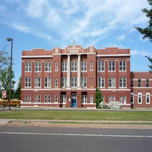
%> input picture school.bmp, 152 x 152 px, shrunk from 512 x 512 before the run
$ octave e_school_all_cbc.m   (GNU Octave 9; MATLAB toolbox functions it lacks are replaced by stand-ins)
%> lines starting %> are read from the running program, lines starting %| are printed output that depends on the picture
school_original=imread('school.bmp');
%> school_original is the input picture: size 152x152x3 uint8; mean R, G, B 141.8, 146.3, 152.3
b=school_original;
school_m = imread("c:\Users\issa_\OneDrive\PPU University\Semester 8\MatLab\School\All\With CBC\m_encrypted.png");
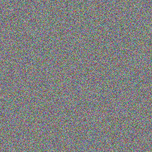
%> input picture School/All/With CBC/m_encrypted.png, 152 x 152 px, shrunk from 512 x 512 before the run
%> school_m is the input picture: size 152x152x3 uint8; mean R, G, B 127.3, 127.6, 127.4
school_mc = imread("c:\Users\issa_\OneDrive\PPU University\Semester 8\MatLab\School\All\With CBC\mc_encrypted.png");
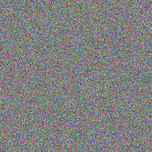
%> input picture School/All/With CBC/mc_encrypted.png, 152 x 152 px, shrunk from 512 x 512 before the run
%> school_mc is the input picture: size 152x152x3 uint8; mean R, G, B 127.2, 127.7, 127.4
school_mcp = imread("c:\Users\issa_\OneDrive\PPU University\Semester 8\MatLab\School\All\With CBC\mcp_encrypted.png");
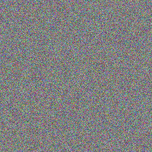
%> input picture School/All/With CBC/mcp_encrypted.png, 152 x 152 px, shrunk from 512 x 512 before the run
%> school_mcp is the input picture: size 152x152x3 uint8; mean R, G, B 127.4, 127.4, 127.6
school_mcpb = imread("c:\Users\issa_\OneDrive\PPU University\Semester 8\MatLab\School\All\With CBC\mcpb_encrypted.png");
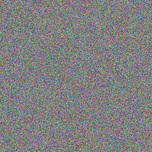
%> input picture School/All/With CBC/mcpb_encrypted.png, 152 x 152 px, shrunk from 512 x 512 before the run
%> school_mcpb is the input picture: size 152x152x3 uint8; mean R, G, B 127.6, 127.5, 127.5

barbara_mcpb = imread("school.bmp");
NPCR_and_UACI(school_mcpb,barbara_mcpb);
%> (this line was passed over: NPCR_and_UACI is not available in this run)

school_original_r = school_original(:,:,1);
original_r_ir = entropy(school_original_r);
%> original_r_ir = 7.27
school_original_g = school_original(:,:,2);
original_g_ir = entropy(school_original_g);
%> original_g_ir = 7.46
school_original_b = school_original(:,:,3);
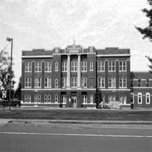
%> school_original_b: size 152x152 uint8; min 0, max 255, mean 152.3
original_b_ir = entropy(school_original_b);
%> original_b_ir = 7.36
%%%%%%%%%%%%%%%%%%%%%%%%%%%%%%%%%%%%%%%%%%%%
%%%%%%%%   Coofficient Coorelation  %%%%%%%%
%%%%%%%%%%%%%%%%%%%%%%%%%%%%%%%%%%%%%%%%%%%%
%%%%%%%%        school_original_r     %%%%%%%%
%%%%%%%%%%%%%%%%%%%%%%%%%%%%%%%%%%%%%%%%%%%%
IA=im2double(school_original_r);
school_original_r_cc_d = corrcoef(IA(1:end-1, 1:end-1), IA(2:end, 2:end));
%> school_original_r_cc_d = [1 0.7; 0.7 1]
school_original_r_cc_d =school_original_r_cc_d(1,2)
%> school_original_r_cc_d = 0.7
school_original_r_cc_v = corrcoef(IA(1:end-1, :), IA(2:end, :));
%> school_original_r_cc_v = [1 0.823; 0.823 1]
school_original_r_cc_v = school_original_r_cc_v(1,2);
%> school_original_r_cc_v = 0.823
school_original_r_cc_h = corrcoef(IA(:, 1:end-1, :), IA(:, 2:end));
%> school_original_r_cc_h = [1 0.849; 0.849 1]
school_original_r_cc_h = school_original_r_cc_h(1,2);
%> school_original_r_cc_h = 0.849

figure('visible','off');
subplot(1,1,1)
plot(IA(1:end-1, 1:end-1), IA(2:end, 2:end),'r'),title(sprintf('%s Horizontal Orginal image',b));
saveas(gcf,sprintf('CC/school/Original/r_h.png',i));
figure('visible','off');
subplot(1,1,1)
plot(IA(1:end-1, :), IA(2:end, :),'r'),title(sprintf('%s Vertical Orginal image',b));
saveas(gcf,sprintf('CC/school/Original/r_v.png',i));
figure('visible','off');
subplot(1,1,1)
plot(IA(:, 1:end-1, :), IA(:, 2:end),'r'),title(sprintf('%s Diagonal Orginal image',b));
saveas(gcf,sprintf('CC/school/Original/r_d.png',i));
%pause(10);
%%%%%%%%%%%%%%%%%%%%%%%%%%%%%%%%%%%%%%%%%%%%
%%%%%%%%        school_original_g     %%%%%%%%
%%%%%%%%%%%%%%%%%%%%%%%%%%%%%%%%%%%%%%%%%%%%
IA=im2double(school_original_g);
school_original_g_c_d = corrcoef(IA(1:end-1, 1:end-1), IA(2:end, 2:end));
%> school_original_g_c_d = [1 0.811; 0.811 1]
school_original_g_c_d = school_original_g_c_d(1,2);
%> school_original_g_c_d = 0.811
school_original_g_c_v = corrcoef(IA(1:end-1, :), IA(2:end, :));
%> school_original_g_c_v = [1 0.884; 0.884 1]
school_original_g_c_v = school_original_g_c_v(1,2);
%> school_original_g_c_v = 0.884
school_original_g_c_h = corrcoef(IA(:, 1:end-1, :), IA(:, 2:end));
%> school_original_g_c_h = [1 0.91; 0.91 1]
school_original_g_c_h = school_original_g_c_h(1,2);
%> school_original_g_c_h = 0.91
figure('visible','off');
subplot(1,1,1)
plot(IA(1:end-1, 1:end-1), IA(2:end, 2:end),'g'),title(sprintf('%s Horizontal Orginal image',b));
saveas(gcf,sprintf('CC/school/Original/g_h.png',i));
figure('visible','off');
subplot(1,1,1)
plot(IA(1:end-1, :), IA(2:end, :),'g'),title(sprintf('%s Vertical Orginal image',b));
saveas(gcf,sprintf('CC/school/Original/g_v.png',i));
figure('visible','off');
subplot(1,1,1)
plot(IA(:, 1:end-1, :), IA(:, 2:end),'g'),title(sprintf('%s Diagonal Orginal image',b));
%> after `title(sprintf('%s Diagonal Orginal image',b))`:
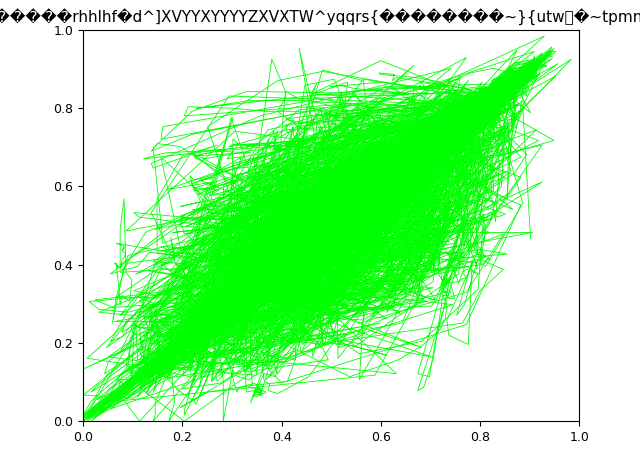
%> figure redrawn from the program's plot data
saveas(gcf,sprintf('CC/school/Original/g_d.png',i));
%pause(10);
%%%%%%%%%%%%%%%%%%%%%%%%%%%%%%%%%%%%%%%%%%%%
%%%%%%%%        school_original_b     %%%%%%%%
%%%%%%%%%%%%%%%%%%%%%%%%%%%%%%%%%%%%%%%%%%%%
IA=im2double(school_original_b);
school_original_b_c_d = corrcoef(IA(1:end-1, 1:end-1), IA(2:end, 2:end));
%> school_original_b_c_d = [1 0.889; 0.889 1]
school_original_b_c_d =school_original_b_c_d(1,2);
%> school_original_b_c_d = 0.889
school_original_b_c_v = corrcoef(IA(1:end-1, :), IA(2:end, :));
%> school_original_b_c_v = [1 0.932; 0.932 1]
school_original_b_c_v = school_original_b_c_v(1,2);
%> school_original_b_c_v = 0.932
school_original_b_c_h = corrcoef(IA(:, 1:end-1, :), IA(:, 2:end));
%> school_original_b_c_h = [1 0.946; 0.946 1]
school_original_b_c_h = school_original_b_c_h(1,2);
%> school_original_b_c_h = 0.946
figure('visible','off');
subplot(1,1,1)
plot(IA(1:end-1, 1:end-1), IA(2:end, 2:end),'b'),title(sprintf('%s Horizontal Orginal image',b));
saveas(gcf,sprintf('CC/school/Original/b_h.png',i));
figure('visible','off');
subplot(1,1,1)
plot(IA(1:end-1, :), IA(2:end, :),'b'),title(sprintf('%s Vertical Orginal image',b));
saveas(gcf,sprintf('CC/school/Original/b_v.png',i));
figure('visible','off');
subplot(1,1,1)
plot(IA(:, 1:end-1, :), IA(:, 2:end),'b'),title(sprintf('%s Diagonal Orginal image',b));
saveas(gcf,sprintf('CC/school/Original/b_d.png',i));
%pause(10);
%%%%%%%%%%%%%%%%%%%%%%%%%%%%%%%%%%%%%%%%%%%%
%%%%%%%%       Original Histogram   %%%%%%%%
%%%%%%%%%%%%%%%%%%%%%%%%%%%%%%%%%%%%%%%%%%%%
original_histogram_r = histogram(school_original_r);
%> figure, not shown here; tallest bar 1245 high, from x = 135 to 140
saveas(gcf,sprintf('school_original_histogram_r.png',i));
original_histogram_g = histogram(school_original_g);
%> figure, not shown here; tallest bar 1397 high, from x = 105 to 110
saveas(gcf,sprintf('school_original_histogram_g.png',i));
original_histogram_b = histogram(school_original_b);
%> figure, not shown here; tallest bar 3064 high, from x = 230 to 240
saveas(gcf,sprintf('school_original_histogram_b.png',i));
%%%%%%%%%%%%%%%%%%%%%%%%%%%%%%%%%%%%%%%%%%%%

%%%%%%%%%%%%%%%%%%%%%%%%%%%%%%%%%%%%%%%%%%%%
%%%%%%%%%%          M           %%%%%%%%%%%%
%%%%%%%%%%%%%%%%%%%%%%%%%%%%%%%%%%%%%%%%%%%%
%%%%%%%%%%          R           %%%%%%%%%%%%
school_m_r = school_m(:,:,1);
m_r_ie = entropy(school_m_r);
%> m_r_ie = 6.33
m_r_cc = corr2(school_m_r,school_original_r);
%> m_r_cc = -0.00943
m_r_mse = immse(school_m_r,school_original_r);
%> m_r_mse = 2127
m_r_psnr = psnr(school_m_r,school_original_r);
%> m_r_psnr = 14.85
m_r_histogram = histogram(school_m_r);
saveas(gcf,sprintf('school_all_cbc_m_r_histogram.png',i));
%%%%%%%%%%          G           %%%%%%%%%%%%
school_m_g = school_m(:,:,2);
m_g_ie = entropy(school_m_g);
%> m_g_ie = 6.33
m_g_cc = corr2(school_m_g,school_original_g);
%> m_g_cc = 0.00705
m_g_mse = immse(school_m_g,school_original_g);
%> m_g_mse = 3249.2
m_g_psnr = psnr(school_m_g,school_original_g);
%> m_g_psnr = 13.01
m_g_histogram = histogram(school_m_g);
saveas(gcf,sprintf('school_all_cbc_m_g_histogram.png',i));
%%%%%%%%%%          B           %%%%%%%%%%%%
school_m_b = school_m(:,:,3);
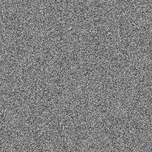
%> school_m_b: size 152x152 uint8; min 55, max 198, mean 127.4
m_b_ie = entropy(school_m_b);
%> m_b_ie = 6.35
m_b_cc = corr2(school_m_b,school_original_b);
%> m_b_cc = 0.00772
m_b_mse = immse(school_m_b,school_original_b);
%> m_b_mse = 5798.8
m_b_psnr = psnr(school_m_b,school_original_b);
%> m_b_psnr = 10.5
m_b_histogram = histogram(school_m_b);
saveas(gcf,sprintf('school_all_cbc_m_b_histogram.png',i));
%%%%%%%%%%%%%%%%%%%%%%%%%%%%%%%%%%%%%%%%%%%%
%%%%%%%%            school_m_r         %%%%%%%
%%%%%%%%%%%%%%%%%%%%%%%%%%%%%%%%%%%%%%%%%%%%
IA=im2double(school_m_r);
m_r_c_d = corrcoef(IA(1:end-1, 1:end-1), IA(2:end, 2:end));
%> m_r_c_d = [1 0.02; 0.02 1]
m_r_c_d = m_r_c_d(1,2);
%> m_r_c_d = 0.02
m_r_c_v = corrcoef(IA(1:end-1, :), IA(2:end, :));
%> m_r_c_v = [1 0.12; 0.12 1]
m_r_c_v = m_r_c_v(1,2);
%> m_r_c_v = 0.12
m_r_c_h = corrcoef(IA(:, 1:end-1, :), IA(:, 2:end));
%> m_r_c_h = [1 0.111; 0.111 1]
m_r_c_h = m_r_c_h(1,2);
%> m_r_c_h = 0.111
figure('visible','off');
subplot(1,1,1)
plot(IA(1:end-1, 1:end-1), IA(2:end, 2:end),'r'),title(sprintf('%s Horizontal Orginal image',b));
%> (the run ends here)
